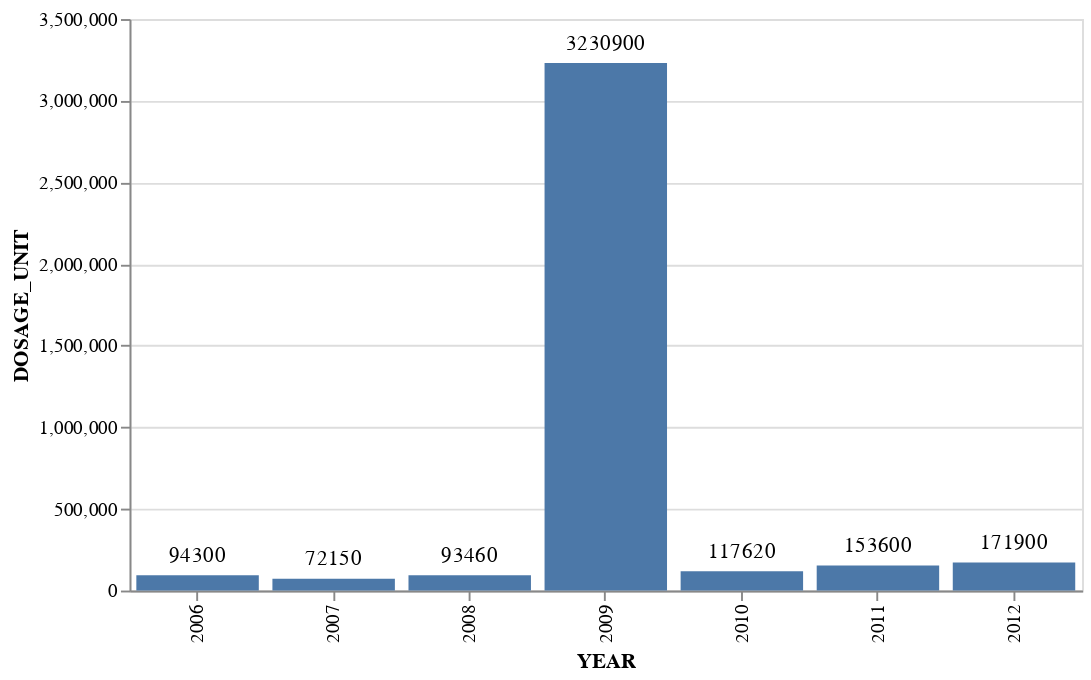

The cell this chart's notebook holds for it:
### Markdown cell above
HealthDirect is an institutional provider owned by the Kinney Drugs parent company. It runs pharmacy services for correctional facilities, elder care facilities, etc., and has offices in eight states. Because these pills aren't going to pharmacies, doctors or other point-of-sale locations — or necessarily even staying in Vermont — we're excluding it from the primary analysis.

Let's take a look at the Vermont office's purchases over the seven-year period. Notice any outlier years?

### Code cell
healthdirect_annual = healthdirect[["YEAR", "DOSAGE_UNIT"]].groupby("YEAR").sum().reset_index()

hd_bars = alt.Chart(healthdirect_annual).mark_bar().encode(
    x="YEAR:O",
    y="DOSAGE_UNIT:Q"
).properties(
    width=500
)

hd_text = hd_bars.mark_text(
    align='center',
    baseline='middle',
    dy=-10
).encode(
    text='DOSAGE_UNIT:Q'
)

hd_bars + hd_text

### Figure 1 — Vega-Lite specification as saved in the notebook (floating-point values rounded to 4 significant figures)
{"$schema": "https://vega.github.io/schema/vega-lite/v3.3.0.json", "config": {"mark": {"tooltip": null}, "view": {"height": 300, "width": 400}}, "data": {"name": "data-6cdac07a1a5be9ba5e959fa9b8ac9e82"}, "datasets": {"data-6cdac07a1a5be9ba5e959fa9b8ac9e82": [{"DOSAGE_UNIT": 94300, "YEAR": "2006"}, {"DOSAGE_UNIT": 72150, "YEAR": "2007"}, {"DOSAGE_UNIT": 93460, "YEAR": "2008"}, {"DOSAGE_UNIT": 3230900, "YEAR": "2009"}, {"DOSAGE_UNIT": 117620, "YEAR": "2010"}, {"DOSAGE_UNIT": 153600, "YEAR": "2011"}, {"DOSAGE_UNIT": 171900, "YEAR": "2012"}]}, "layer": [{"encoding": {"x": {"field": "YEAR", "type": "ordinal"}, "y": {"field": "DOSAGE_UNIT", "type": "quantitative"}}, "mark": "bar", "width": 500}, {"encoding": {"text": {"field": "DOSAGE_UNIT", "type": "quantitative"}, "x": {"field": "YEAR", "type": "ordinal"}, "y": {"field": "DOSAGE_UNIT", "type": "quantitative"}}, "mark": {"align": "center", "baseline": "middle", "dy": -10, "type": "text"}, "width": 500}]}
